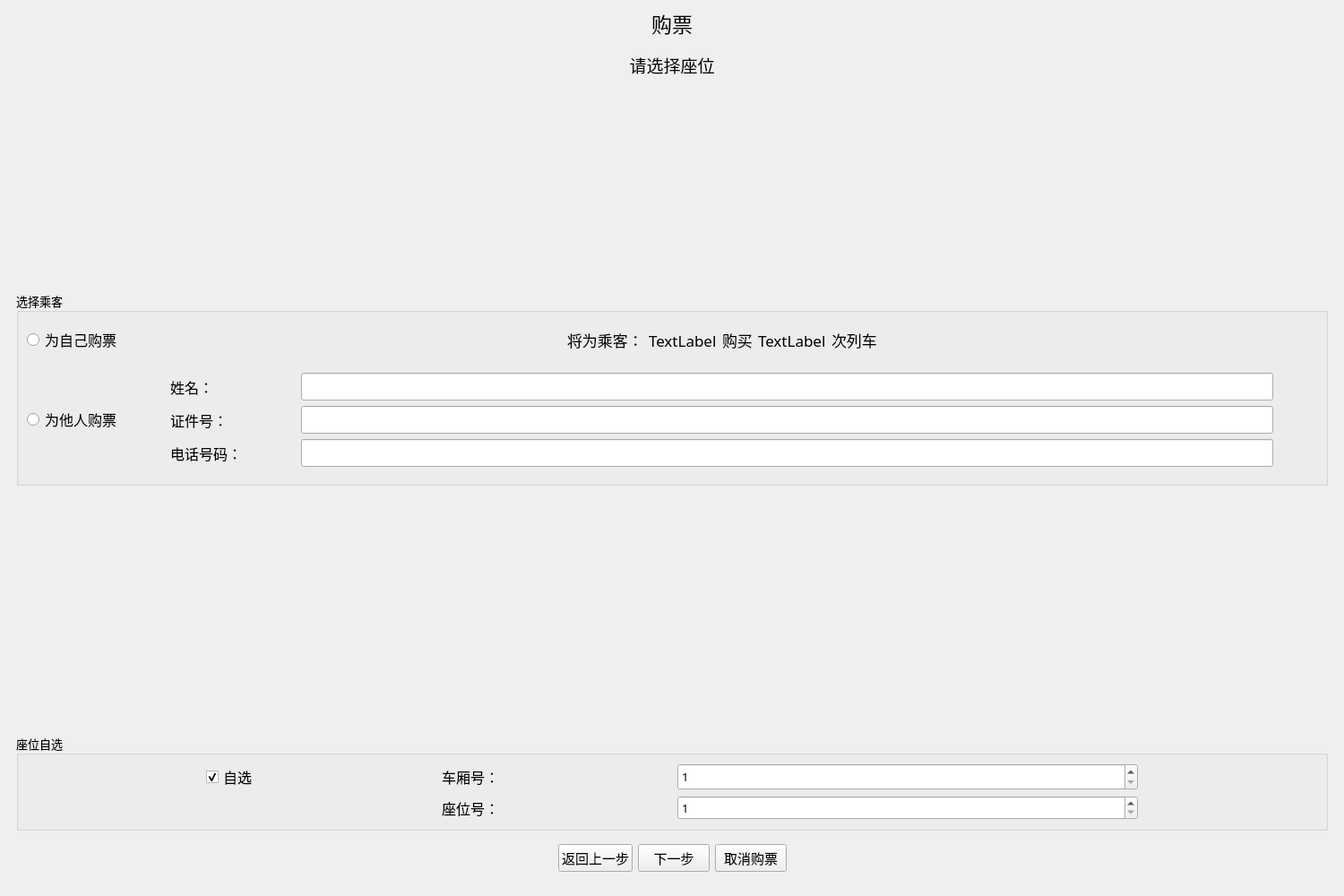
<?xml version="1.0" encoding="UTF-8"?>
<ui version="4.0">
 <class>userBuy</class>
 <widget class="QMainWindow" name="userBuy">
  <property name="geometry">
   <rect>
    <x>0</x>
    <y>0</y>
    <width>1500</width>
    <height>1000</height>
   </rect>
  </property>
  <property name="font">
   <font>
    <family>黑体</family>
   </font>
  </property>
  <property name="windowTitle">
   <string>购票 </string>
  </property>
  <widget class="QWidget" name="centralwidget">
   <layout class="QGridLayout" name="gridLayout_2">
    <item row="0" column="0">
     <widget class="QLabel" name="label">
      <property name="font">
       <font>
        <pointsize>17</pointsize>
       </font>
      </property>
      <property name="text">
       <string>购票</string>
      </property>
      <property name="alignment">
       <set>Qt::AlignCenter</set>
      </property>
     </widget>
    </item>
    <item row="1" column="0">
     <widget class="QStackedWidget" name="stackedWidget">
      <property name="currentIndex">
       <number>1</number>
      </property>
      <widget class="QWidget" name="choosetrain">
       <layout class="QVBoxLayout" name="verticalLayout">
        <item>
         <widget class="QLabel" name="label_2">
          <property name="font">
           <font>
            <pointsize>14</pointsize>
           </font>
          </property>
          <property name="text">
           <string>请选择一个列车班次</string>
          </property>
          <property name="alignment">
           <set>Qt::AlignCenter</set>
          </property>
         </widget>
        </item>
        <item>
         <widget class="QWidget" name="widget_2" native="true">
          <layout class="QGridLayout" name="gridLayout">
           <item row="0" column="4">
            <spacer name="horizontalSpacer_6">
             <property name="orientation">
              <enum>Qt::Horizontal</enum>
             </property>
             <property name="sizeType">
              <enum>QSizePolicy::Preferred</enum>
             </property>
             <property name="sizeHint" stdset="0">
              <size>
               <width>40</width>
               <height>20</height>
              </size>
             </property>
            </spacer>
           </item>
           <item row="0" column="0">
            <spacer name="horizontalSpacer_5">
             <property name="orientation">
              <enum>Qt::Horizontal</enum>
             </property>
             <property name="sizeType">
              <enum>QSizePolicy::Preferred</enum>
             </property>
             <property name="sizeHint" stdset="0">
              <size>
               <width>40</width>
               <height>20</height>
              </size>
             </property>
            </spacer>
           </item>
           <item row="1" column="3">
            <widget class="QLineEdit" name="EndEdit">
             <property name="font">
              <font>
               <pointsize>12</pointsize>
              </font>
             </property>
            </widget>
           </item>
           <item row="0" column="3">
            <widget class="QLineEdit" name="StartEdit">
             <property name="font">
              <font>
               <pointsize>12</pointsize>
              </font>
             </property>
            </widget>
           </item>
           <item row="0" column="1">
            <widget class="QLabel" name="label_3">
             <property name="font">
              <font>
               <pointsize>12</pointsize>
              </font>
             </property>
             <property name="text">
              <string>出发站：</string>
             </property>
            </widget>
           </item>
           <item row="1" column="1">
            <widget class="QLabel" name="label_4">
             <property name="font">
              <font>
               <pointsize>12</pointsize>
              </font>
             </property>
             <property name="text">
              <string>终到站：</string>
             </property>
            </widget>
           </item>
           <item row="0" column="2">
            <spacer name="horizontalSpacer_7">
             <property name="orientation">
              <enum>Qt::Horizontal</enum>
             </property>
             <property name="sizeType">
              <enum>QSizePolicy::Preferred</enum>
             </property>
             <property name="sizeHint" stdset="0">
              <size>
               <width>60</width>
               <height>20</height>
              </size>
             </property>
            </spacer>
           </item>
          </layout>
         </widget>
        </item>
        <item>
         <widget class="QWidget" name="widget_3" native="true">
          <layout class="QHBoxLayout" name="horizontalLayout_2">
           <item>
            <spacer name="horizontalSpacer_3">
             <property name="orientation">
              <enum>Qt::Horizontal</enum>
             </property>
             <property name="sizeHint" stdset="0">
              <size>
               <width>40</width>
               <height>20</height>
              </size>
             </property>
            </spacer>
           </item>
           <item>
            <widget class="QPushButton" name="searchBtn">
             <property name="font">
              <font>
               <pointsize>12</pointsize>
              </font>
             </property>
             <property name="text">
              <string>查询班次</string>
             </property>
            </widget>
           </item>
           <item>
            <spacer name="horizontalSpacer_4">
             <property name="orientation">
              <enum>Qt::Horizontal</enum>
             </property>
             <property name="sizeHint" stdset="0">
              <size>
               <width>40</width>
               <height>20</height>
              </size>
             </property>
            </spacer>
           </item>
          </layout>
         </widget>
        </item>
        <item>
         <widget class="QTableWidget" name="traintableWidget"/>
        </item>
        <item>
         <widget class="QWidget" name="widget" native="true">
          <layout class="QHBoxLayout" name="horizontalLayout">
           <item>
            <spacer name="horizontalSpacer">
             <property name="orientation">
              <enum>Qt::Horizontal</enum>
             </property>
             <property name="sizeHint" stdset="0">
              <size>
               <width>40</width>
               <height>20</height>
              </size>
             </property>
            </spacer>
           </item>
           <item>
            <widget class="QPushButton" name="buyBtn">
             <property name="font">
              <font>
               <pointsize>11</pointsize>
              </font>
             </property>
             <property name="text">
              <string>购买该班次</string>
             </property>
            </widget>
           </item>
           <item>
            <widget class="QPushButton" name="cancelBtn">
             <property name="font">
              <font>
               <pointsize>11</pointsize>
              </font>
             </property>
             <property name="text">
              <string>取消购票</string>
             </property>
            </widget>
           </item>
           <item>
            <spacer name="horizontalSpacer_2">
             <property name="orientation">
              <enum>Qt::Horizontal</enum>
             </property>
             <property name="sizeHint" stdset="0">
              <size>
               <width>40</width>
               <height>20</height>
              </size>
             </property>
            </spacer>
           </item>
          </layout>
         </widget>
        </item>
       </layout>
      </widget>
      <widget class="QWidget" name="choosePsg">
       <layout class="QVBoxLayout" name="verticalLayout_3">
        <item>
         <widget class="QLabel" name="label_5">
          <property name="font">
           <font>
            <pointsize>14</pointsize>
           </font>
          </property>
          <property name="text">
           <string>请选择座位</string>
          </property>
          <property name="alignment">
           <set>Qt::AlignCenter</set>
          </property>
         </widget>
        </item>
        <item>
         <spacer name="verticalSpacer_4">
          <property name="orientation">
           <enum>Qt::Vertical</enum>
          </property>
          <property name="sizeHint" stdset="0">
           <size>
            <width>20</width>
            <height>40</height>
           </size>
          </property>
         </spacer>
        </item>
        <item>
         <widget class="QGroupBox" name="groupBox_2">
          <property name="font">
           <font>
            <pointsize>10</pointsize>
           </font>
          </property>
          <property name="title">
           <string>选择乘客</string>
          </property>
          <layout class="QGridLayout" name="gridLayout_3">
           <item row="2" column="1">
            <widget class="QWidget" name="forOtherWidget" native="true">
             <property name="enabled">
              <bool>true</bool>
             </property>
             <layout class="QGridLayout" name="gridLayout_6">
              <item row="0" column="0" rowspan="3">
               <spacer name="horizontalSpacer_11">
                <property name="orientation">
                 <enum>Qt::Horizontal</enum>
                </property>
                <property name="sizeType">
                 <enum>QSizePolicy::Preferred</enum>
                </property>
                <property name="sizeHint" stdset="0">
                 <size>
                  <width>40</width>
                  <height>20</height>
                 </size>
                </property>
               </spacer>
              </item>
              <item row="0" column="2" rowspan="3">
               <spacer name="horizontalSpacer_12">
                <property name="orientation">
                 <enum>Qt::Horizontal</enum>
                </property>
                <property name="sizeType">
                 <enum>QSizePolicy::Preferred</enum>
                </property>
                <property name="sizeHint" stdset="0">
                 <size>
                  <width>60</width>
                  <height>20</height>
                 </size>
                </property>
               </spacer>
              </item>
              <item row="0" column="1">
               <widget class="QLabel" name="label_10">
                <property name="font">
                 <font>
                  <pointsize>12</pointsize>
                 </font>
                </property>
                <property name="text">
                 <string>姓名：</string>
                </property>
               </widget>
              </item>
              <item row="0" column="3">
               <widget class="QLineEdit" name="NameEdit">
                <property name="font">
                 <font>
                  <pointsize>12</pointsize>
                 </font>
                </property>
               </widget>
              </item>
              <item row="0" column="4" rowspan="3">
               <spacer name="horizontalSpacer_10">
                <property name="orientation">
                 <enum>Qt::Horizontal</enum>
                </property>
                <property name="sizeType">
                 <enum>QSizePolicy::Preferred</enum>
                </property>
                <property name="sizeHint" stdset="0">
                 <size>
                  <width>40</width>
                  <height>20</height>
                 </size>
                </property>
               </spacer>
              </item>
              <item row="2" column="3">
               <widget class="QLineEdit" name="PhoneEdit">
                <property name="font">
                 <font>
                  <pointsize>12</pointsize>
                 </font>
                </property>
               </widget>
              </item>
              <item row="2" column="1">
               <widget class="QLabel" name="label_21">
                <property name="font">
                 <font>
                  <pointsize>12</pointsize>
                 </font>
                </property>
                <property name="text">
                 <string>电话号码：</string>
                </property>
               </widget>
              </item>
              <item row="1" column="1">
               <widget class="QLabel" name="label_17">
                <property name="font">
                 <font>
                  <pointsize>12</pointsize>
                 </font>
                </property>
                <property name="text">
                 <string>证件号：</string>
                </property>
               </widget>
              </item>
              <item row="1" column="3">
               <widget class="QLineEdit" name="IDEdit">
                <property name="font">
                 <font>
                  <family>黑体</family>
                  <pointsize>12</pointsize>
                 </font>
                </property>
               </widget>
              </item>
             </layout>
            </widget>
           </item>
           <item row="2" column="0">
            <widget class="QRadioButton" name="forOtherRB">
             <property name="font">
              <font>
               <pointsize>12</pointsize>
              </font>
             </property>
             <property name="text">
              <string>为他人购票</string>
             </property>
            </widget>
           </item>
           <item row="0" column="0">
            <widget class="QRadioButton" name="forSelfRB">
             <property name="font">
              <font>
               <pointsize>12</pointsize>
              </font>
             </property>
             <property name="text">
              <string>为自己购票</string>
             </property>
            </widget>
           </item>
           <item row="0" column="1">
            <widget class="QWidget" name="forSelfWidget" native="true">
             <property name="enabled">
              <bool>true</bool>
             </property>
             <layout class="QHBoxLayout" name="horizontalLayout_4">
              <item>
               <spacer name="horizontalSpacer_20">
                <property name="orientation">
                 <enum>Qt::Horizontal</enum>
                </property>
                <property name="sizeHint" stdset="0">
                 <size>
                  <width>40</width>
                  <height>20</height>
                 </size>
                </property>
               </spacer>
              </item>
              <item>
               <widget class="QLabel" name="label_7">
                <property name="font">
                 <font>
                  <pointsize>13</pointsize>
                 </font>
                </property>
                <property name="text">
                 <string>将为乘客：</string>
                </property>
               </widget>
              </item>
              <item>
               <widget class="QLabel" name="nameidLabel">
                <property name="font">
                 <font>
                  <pointsize>13</pointsize>
                 </font>
                </property>
                <property name="text">
                 <string>TextLabel</string>
                </property>
               </widget>
              </item>
              <item>
               <widget class="QLabel" name="label_6">
                <property name="font">
                 <font>
                  <pointsize>13</pointsize>
                 </font>
                </property>
                <property name="text">
                 <string>购买</string>
                </property>
               </widget>
              </item>
              <item>
               <widget class="QLabel" name="trainLabel">
                <property name="font">
                 <font>
                  <pointsize>13</pointsize>
                 </font>
                </property>
                <property name="text">
                 <string>TextLabel</string>
                </property>
               </widget>
              </item>
              <item>
               <widget class="QLabel" name="label_9">
                <property name="font">
                 <font>
                  <pointsize>13</pointsize>
                 </font>
                </property>
                <property name="text">
                 <string>次列车</string>
                </property>
               </widget>
              </item>
              <item>
               <spacer name="horizontalSpacer_21">
                <property name="orientation">
                 <enum>Qt::Horizontal</enum>
                </property>
                <property name="sizeHint" stdset="0">
                 <size>
                  <width>40</width>
                  <height>20</height>
                 </size>
                </property>
               </spacer>
              </item>
             </layout>
            </widget>
           </item>
          </layout>
         </widget>
        </item>
        <item>
         <spacer name="verticalSpacer_3">
          <property name="orientation">
           <enum>Qt::Vertical</enum>
          </property>
          <property name="sizeHint" stdset="0">
           <size>
            <width>20</width>
            <height>40</height>
           </size>
          </property>
         </spacer>
        </item>
        <item>
         <spacer name="verticalSpacer_5">
          <property name="orientation">
           <enum>Qt::Vertical</enum>
          </property>
          <property name="sizeType">
           <enum>QSizePolicy::Preferred</enum>
          </property>
          <property name="sizeHint" stdset="0">
           <size>
            <width>20</width>
            <height>40</height>
           </size>
          </property>
         </spacer>
        </item>
        <item>
         <widget class="QGroupBox" name="groupBox">
          <property name="font">
           <font>
            <pointsize>10</pointsize>
           </font>
          </property>
          <property name="title">
           <string>座位自选</string>
          </property>
          <layout class="QGridLayout" name="gridLayout_4">
           <item row="1" column="3" colspan="2">
            <widget class="QSpinBox" name="seatBox">
             <property name="sizePolicy">
              <sizepolicy hsizetype="Expanding" vsizetype="Fixed">
               <horstretch>0</horstretch>
               <verstretch>0</verstretch>
              </sizepolicy>
             </property>
             <property name="font">
              <font>
               <pointsize>10</pointsize>
              </font>
             </property>
             <property name="minimum">
              <number>1</number>
             </property>
            </widget>
           </item>
           <item row="0" column="3" colspan="2">
            <widget class="QSpinBox" name="carBox">
             <property name="sizePolicy">
              <sizepolicy hsizetype="Preferred" vsizetype="Preferred">
               <horstretch>0</horstretch>
               <verstretch>0</verstretch>
              </sizepolicy>
             </property>
             <property name="font">
              <font>
               <pointsize>10</pointsize>
              </font>
             </property>
             <property name="minimum">
              <number>1</number>
             </property>
            </widget>
           </item>
           <item row="0" column="1">
            <widget class="QCheckBox" name="checkBox">
             <property name="font">
              <font>
               <pointsize>12</pointsize>
              </font>
             </property>
             <property name="text">
              <string>自选</string>
             </property>
             <property name="checked">
              <bool>true</bool>
             </property>
            </widget>
           </item>
           <item row="0" column="0">
            <spacer name="horizontalSpacer_19">
             <property name="orientation">
              <enum>Qt::Horizontal</enum>
             </property>
             <property name="sizeType">
              <enum>QSizePolicy::Preferred</enum>
             </property>
             <property name="sizeHint" stdset="0">
              <size>
               <width>200</width>
               <height>20</height>
              </size>
             </property>
            </spacer>
           </item>
           <item row="0" column="5">
            <spacer name="horizontalSpacer_18">
             <property name="orientation">
              <enum>Qt::Horizontal</enum>
             </property>
             <property name="sizeType">
              <enum>QSizePolicy::Preferred</enum>
             </property>
             <property name="sizeHint" stdset="0">
              <size>
               <width>200</width>
               <height>20</height>
              </size>
             </property>
            </spacer>
           </item>
           <item row="1" column="2">
            <widget class="QLabel" name="label_13">
             <property name="font">
              <font>
               <pointsize>12</pointsize>
              </font>
             </property>
             <property name="text">
              <string>座位号：</string>
             </property>
            </widget>
           </item>
           <item row="0" column="2">
            <widget class="QLabel" name="label_15">
             <property name="font">
              <font>
               <pointsize>12</pointsize>
              </font>
             </property>
             <property name="text">
              <string>车厢号：</string>
             </property>
            </widget>
           </item>
          </layout>
         </widget>
        </item>
        <item>
         <widget class="QWidget" name="widget_4" native="true">
          <layout class="QHBoxLayout" name="horizontalLayout_3">
           <item>
            <spacer name="horizontalSpacer_8">
             <property name="orientation">
              <enum>Qt::Horizontal</enum>
             </property>
             <property name="sizeHint" stdset="0">
              <size>
               <width>40</width>
               <height>20</height>
              </size>
             </property>
            </spacer>
           </item>
           <item>
            <widget class="QPushButton" name="toPrevBtn">
             <property name="font">
              <font>
               <pointsize>11</pointsize>
              </font>
             </property>
             <property name="text">
              <string>返回上一步</string>
             </property>
            </widget>
           </item>
           <item>
            <widget class="QPushButton" name="confirmBtn">
             <property name="font">
              <font>
               <pointsize>11</pointsize>
              </font>
             </property>
             <property name="text">
              <string>下一步</string>
             </property>
            </widget>
           </item>
           <item>
            <widget class="QPushButton" name="cancelBtn_2">
             <property name="font">
              <font>
               <pointsize>11</pointsize>
              </font>
             </property>
             <property name="text">
              <string>取消购票</string>
             </property>
            </widget>
           </item>
           <item>
            <spacer name="horizontalSpacer_9">
             <property name="orientation">
              <enum>Qt::Horizontal</enum>
             </property>
             <property name="sizeHint" stdset="0">
              <size>
               <width>40</width>
               <height>20</height>
              </size>
             </property>
            </spacer>
           </item>
          </layout>
         </widget>
        </item>
       </layout>
       <zorder>label_5</zorder>
       <zorder>widget_4</zorder>
       <zorder>groupBox</zorder>
       <zorder>verticalSpacer_4</zorder>
       <zorder>verticalSpacer_5</zorder>
       <zorder>groupBox_2</zorder>
       <zorder>verticalSpacer_3</zorder>
      </widget>
      <widget class="QWidget" name="finalPage">
       <layout class="QVBoxLayout" name="verticalLayout_4">
        <item>
         <widget class="QLabel" name="label_11">
          <property name="font">
           <font>
            <pointsize>14</pointsize>
           </font>
          </property>
          <property name="text">
           <string>信息确认：</string>
          </property>
          <property name="alignment">
           <set>Qt::AlignCenter</set>
          </property>
         </widget>
        </item>
        <item>
         <spacer name="verticalSpacer_2">
          <property name="orientation">
           <enum>Qt::Vertical</enum>
          </property>
          <property name="sizeType">
           <enum>QSizePolicy::Minimum</enum>
          </property>
          <property name="sizeHint" stdset="0">
           <size>
            <width>20</width>
            <height>40</height>
           </size>
          </property>
         </spacer>
        </item>
        <item>
         <widget class="QWidget" name="widget_8" native="true">
          <layout class="QGridLayout" name="gridLayout_5">
           <item row="6" column="1">
            <widget class="QLabel" name="carLabel">
             <property name="font">
              <font>
               <pointsize>12</pointsize>
              </font>
             </property>
             <property name="text">
              <string>TextLabel</string>
             </property>
            </widget>
           </item>
           <item row="7" column="1">
            <widget class="QLabel" name="seatLabel">
             <property name="font">
              <font>
               <pointsize>12</pointsize>
              </font>
             </property>
             <property name="text">
              <string>TextLabel</string>
             </property>
            </widget>
           </item>
           <item row="1" column="0" rowspan="2">
            <widget class="QLabel" name="label_12">
             <property name="font">
              <font>
               <pointsize>12</pointsize>
              </font>
             </property>
             <property name="text">
              <string>班次：</string>
             </property>
            </widget>
           </item>
           <item row="0" column="0">
            <widget class="QLabel" name="label_24">
             <property name="font">
              <font>
               <pointsize>14</pointsize>
              </font>
             </property>
             <property name="text">
              <string>列车信息：</string>
             </property>
            </widget>
           </item>
           <item row="3" column="0" rowspan="2">
            <widget class="QLabel" name="label_14">
             <property name="font">
              <font>
               <pointsize>12</pointsize>
              </font>
             </property>
             <property name="text">
              <string>出发车站：</string>
             </property>
            </widget>
           </item>
           <item row="5" column="0">
            <widget class="QLabel" name="label_16">
             <property name="font">
              <font>
               <pointsize>12</pointsize>
              </font>
             </property>
             <property name="text">
              <string>终到车站：</string>
             </property>
            </widget>
           </item>
           <item row="5" column="1" colspan="4">
            <widget class="QLabel" name="eLabel">
             <property name="font">
              <font>
               <pointsize>12</pointsize>
              </font>
             </property>
             <property name="text">
              <string>TextLabel</string>
             </property>
            </widget>
           </item>
           <item row="1" column="1" rowspan="2">
            <widget class="QLabel" name="clsLabel">
             <property name="font">
              <font>
               <pointsize>12</pointsize>
              </font>
             </property>
             <property name="text">
              <string>TextLabel</string>
             </property>
            </widget>
           </item>
           <item row="3" column="1" rowspan="2" colspan="4">
            <widget class="QLabel" name="sLabel">
             <property name="font">
              <font>
               <pointsize>12</pointsize>
              </font>
             </property>
             <property name="text">
              <string>TextLabel</string>
             </property>
            </widget>
           </item>
           <item row="3" column="5" rowspan="2">
            <spacer name="horizontalSpacer_17">
             <property name="orientation">
              <enum>Qt::Horizontal</enum>
             </property>
             <property name="sizeType">
              <enum>QSizePolicy::Preferred</enum>
             </property>
             <property name="sizeHint" stdset="0">
              <size>
               <width>700</width>
               <height>20</height>
              </size>
             </property>
            </spacer>
           </item>
           <item row="11" column="0">
            <widget class="QLabel" name="label_19">
             <property name="font">
              <font>
               <pointsize>12</pointsize>
              </font>
             </property>
             <property name="text">
              <string>证件号：</string>
             </property>
            </widget>
           </item>
           <item row="9" column="0">
            <widget class="QLabel" name="label_25">
             <property name="font">
              <font>
               <pointsize>14</pointsize>
              </font>
             </property>
             <property name="text">
              <string>乘客信息：</string>
             </property>
            </widget>
           </item>
           <item row="11" column="1" colspan="4">
            <widget class="QLabel" name="idLabel">
             <property name="font">
              <font>
               <pointsize>12</pointsize>
              </font>
             </property>
             <property name="text">
              <string>TextLabel</string>
             </property>
            </widget>
           </item>
           <item row="12" column="0">
            <widget class="QLabel" name="label_22">
             <property name="font">
              <font>
               <pointsize>12</pointsize>
              </font>
             </property>
             <property name="text">
              <string>电话号码：</string>
             </property>
            </widget>
           </item>
           <item row="12" column="1" colspan="4">
            <widget class="QLabel" name="phLabel">
             <property name="font">
              <font>
               <pointsize>12</pointsize>
              </font>
             </property>
             <property name="text">
              <string>TextLabel</string>
             </property>
            </widget>
           </item>
           <item row="10" column="0">
            <widget class="QLabel" name="label_18">
             <property name="font">
              <font>
               <pointsize>12</pointsize>
              </font>
             </property>
             <property name="text">
              <string>姓名：</string>
             </property>
            </widget>
           </item>
           <item row="10" column="1" colspan="4">
            <widget class="QLabel" name="nameLabel">
             <property name="font">
              <font>
               <pointsize>12</pointsize>
              </font>
             </property>
             <property name="text">
              <string>TextLabel</string>
             </property>
            </widget>
           </item>
           <item row="6" column="0">
            <widget class="QLabel" name="label_23">
             <property name="font">
              <font>
               <pointsize>12</pointsize>
              </font>
             </property>
             <property name="text">
              <string>车厢号：</string>
             </property>
            </widget>
           </item>
           <item row="7" column="0">
            <widget class="QLabel" name="label_20">
             <property name="font">
              <font>
               <pointsize>12</pointsize>
              </font>
             </property>
             <property name="text">
              <string>座位号：</string>
             </property>
            </widget>
           </item>
          </layout>
         </widget>
        </item>
        <item>
         <spacer name="verticalSpacer">
          <property name="orientation">
           <enum>Qt::Vertical</enum>
          </property>
          <property name="sizeType">
           <enum>QSizePolicy::Preferred</enum>
          </property>
          <property name="sizeHint" stdset="0">
           <size>
            <width>20</width>
            <height>600</height>
           </size>
          </property>
         </spacer>
        </item>
        <item>
         <widget class="QWidget" name="widget_9" native="true">
          <layout class="QHBoxLayout" name="horizontalLayout_5">
           <item>
            <spacer name="horizontalSpacer_15">
             <property name="orientation">
              <enum>Qt::Horizontal</enum>
             </property>
             <property name="sizeHint" stdset="0">
              <size>
               <width>40</width>
               <height>20</height>
              </size>
             </property>
            </spacer>
           </item>
           <item>
            <widget class="QPushButton" name="toPrevBtn_2">
             <property name="font">
              <font>
               <pointsize>11</pointsize>
              </font>
             </property>
             <property name="text">
              <string>返回上一步</string>
             </property>
            </widget>
           </item>
           <item>
            <widget class="QPushButton" name="confirmBtn_2">
             <property name="font">
              <font>
               <pointsize>11</pointsize>
              </font>
             </property>
             <property name="text">
              <string>确认购买</string>
             </property>
            </widget>
           </item>
           <item>
            <widget class="QPushButton" name="cancelBtn_3">
             <property name="font">
              <font>
               <pointsize>11</pointsize>
              </font>
             </property>
             <property name="text">
              <string>取消购票</string>
             </property>
            </widget>
           </item>
           <item>
            <spacer name="horizontalSpacer_16">
             <property name="orientation">
              <enum>Qt::Horizontal</enum>
             </property>
             <property name="sizeHint" stdset="0">
              <size>
               <width>40</width>
               <height>20</height>
              </size>
             </property>
            </spacer>
           </item>
          </layout>
         </widget>
        </item>
       </layout>
      </widget>
     </widget>
    </item>
   </layout>
  </widget>
 </widget>
 <resources/>
 <connections/>
</ui>
